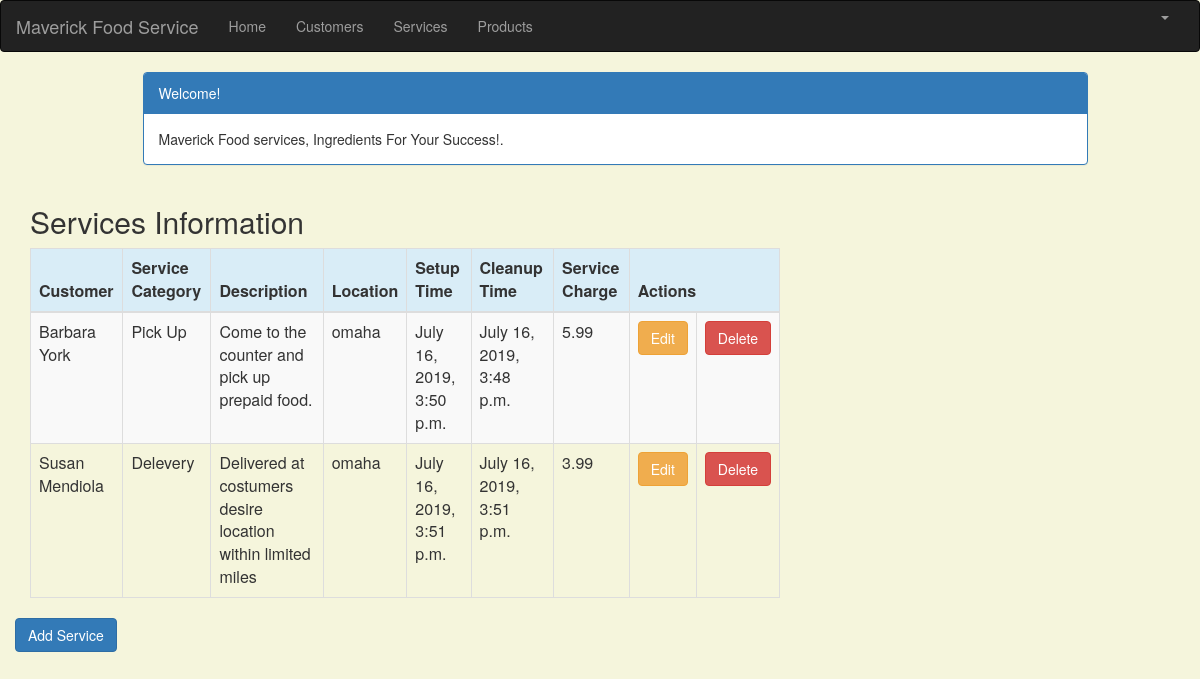
Page /service_list (signed in) on the earlier database version.
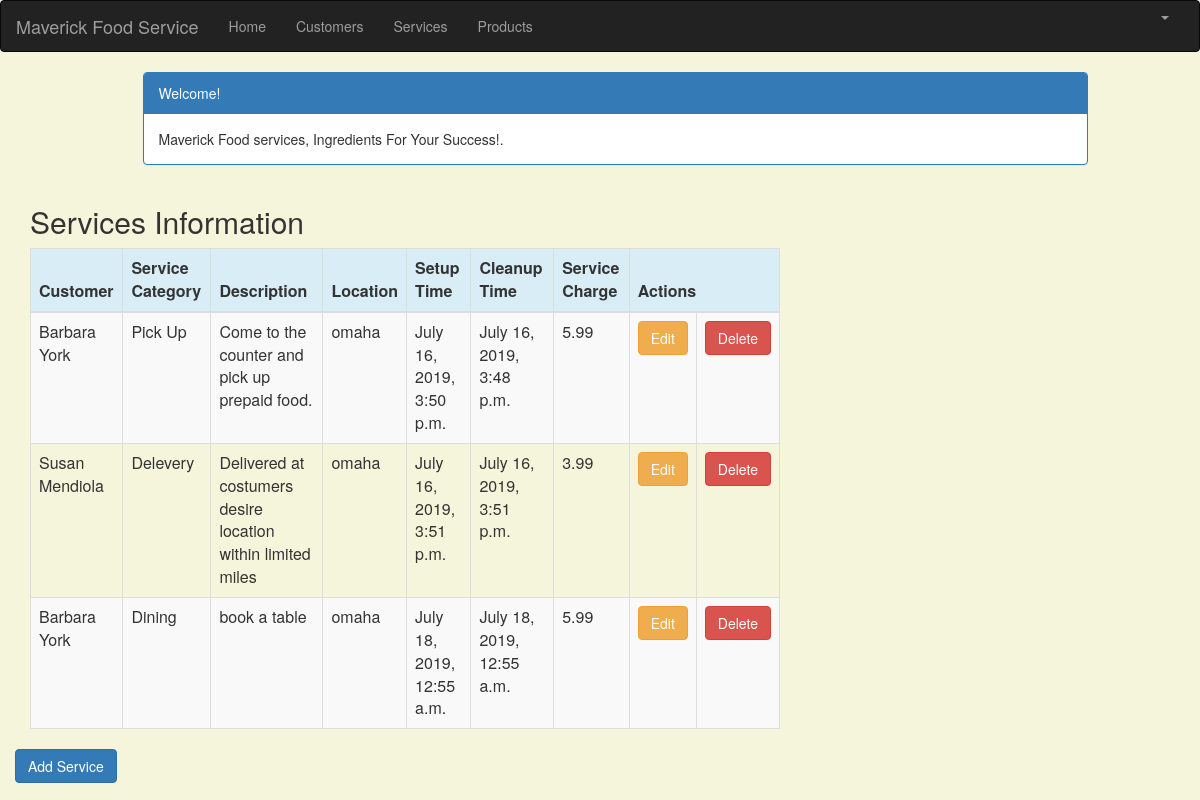
Same page on the later database version.
### crm/models.py (models this page shows, shortened)
class Service(models.Model):
    cust_name = models.ForeignKey(Customer, on_delete=models.CASCADE, related_name='services')
    service_category = models.CharField(max_length=100)
    description = models.TextField()
    location = models.CharField(max_length=200)
    setup_time = models.DateTimeField(
        default=timezone.now)
    cleanup_time = models.DateTimeField(
        default=timezone.now)
    service_charge = models.DecimalField(max_digits=10, decimal_places=2)
    created_date = models.DateTimeField(
        default=timezone.now)
    updated_date = models.DateTimeField(auto_now_add=True)

class Customer(models.Model):
    cust_name = models.CharField(max_length=50)
    organization = models.CharField(max_length=100, blank=True)
    role = models.CharField(max_length=100)
    email = models.EmailField(max_length=100)
    bldgroom = models.CharField(max_length=100)
    address = models.CharField(max_length=200)
    account_number = models.IntegerField(blank=False, null=False)
    city = models.CharField(max_length=50)
    state = models.CharField(max_length=50)
    zipcode = models.CharField(max_length=10)
    phone_number = models.CharField(max_length=50)
    created_date = models.DateTimeField(
        default=timezone.now)
    updated_date = models.DateTimeField(auto_now_add=True)
    def __str__(self):
        return str(self.cust_name)

### crm/views.py (the view)
# urls.py: path('service_list', views.service_list, name='service_list'),
@login_required
def service_list(request):
   services = Service.objects.filter(created_date__lte=timezone.now())
   return render(request, 'crm/service_list.html', {'services': services})

### crm/templates/crm/service_list.html (shortened to what this page needs)
<!DOCTYPE>
{% extends 'crm/base.html' %}
{% block content %}
    <html>
    <head>
        <link rel="stylesheet" href="https://maxcdn.bootstrapcdn.com/bootstrap/3.3.4/css/bootstrap.min.css">
    </head>
    <body>
    <div class="container">
        <div class="row">
            <div class="col-md-10 col-md-offset-1">
                <div class="panel panel-primary">
                    <div class="panel-heading">Welcome!</div>
                    <div class="panel-body">
                        Maverick Food services, Ingredients For Your Success!.
                    </div>
                </div>
            </div>
        </div>
    </div>
    <div class="row">
        <h2 style="padding-left: 15Px">Services Information</h2>
    </div>
    <div>
        <table class="table table-striped table-bordered table-hover">
            <thead>
            <tr class="bg-info">
                <th>Customer</th>
                <th>Service Category</th>
                <th>Description</th>
                <th>Location</th>
                <th>Setup Time</th>
                <th>Cleanup Time</th>
                <th>Service Charge</th>
                <th colspan="3">Actions</th>
            </tr>
            </thead>
            <tbody>
            {% for service in services %}
                <tr>
                    <td>{{ service.cust_name }}</td>
                    <td>{{ service.service_category }}</td>
                     <td>{{ service.description }}</td>
                    <td>{{ service.location }}</td>
                    <td>{{ service.setup_time }}</td>
                    <td>{{ service.cleanup_time }}</td>
                    <td>{{ service.service_charge }}</td>
                    <td><a href="{% url 'crm:service_edit' pk=service.pk %}"
                        class="btn btn-warning">Edit</a></td>
                    <td><a href=""
                           onclick="return confirm('Are you sure you want to delete?')"
                           class="btn btn-danger">Delete</a>
                    </td>
                </tr>
            {% endfor %}
            </tbody>
        </table>
<div class="row">
         <a href="{% url 'crm:service_new' %}" class="row"><span
                    class="btn btn-primary">Add Service</span></a>
</div>
    </div>
    </body>
    </html>
{% endblock %}

Differences in the rows shown:
added Service: cust_name "Barbara York", service_category "Dining", description "book a table", location "omaha", setup_time "July 18, 2019, 12:55 a.m.", cleanup_time "July 18, 2019, 12:55 a.m.", service_charge "5.99"
